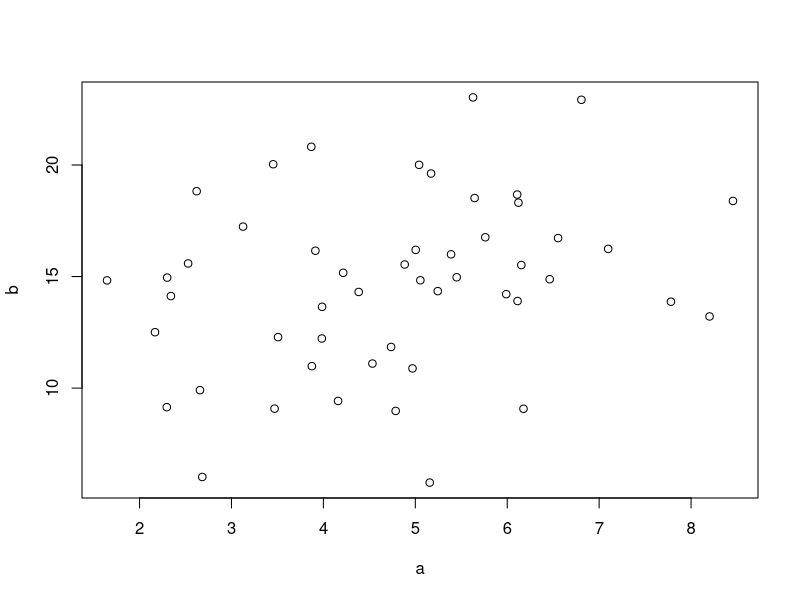
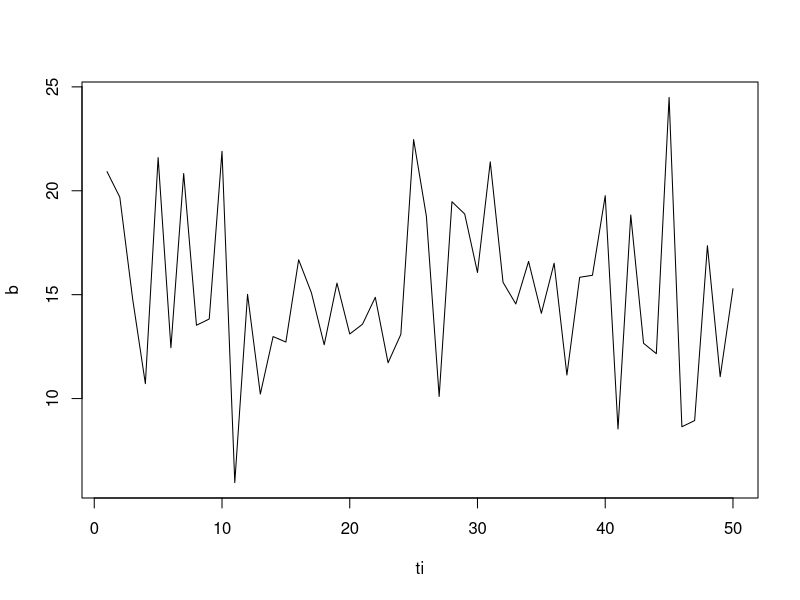
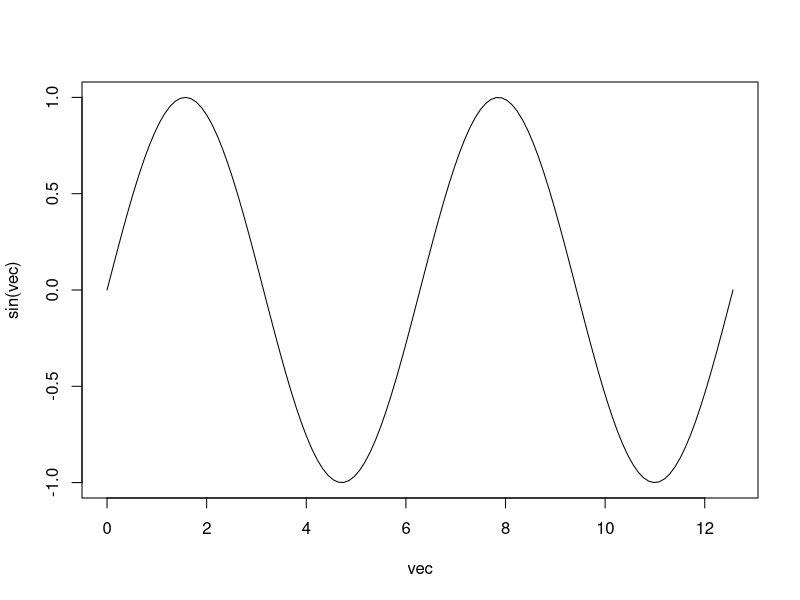
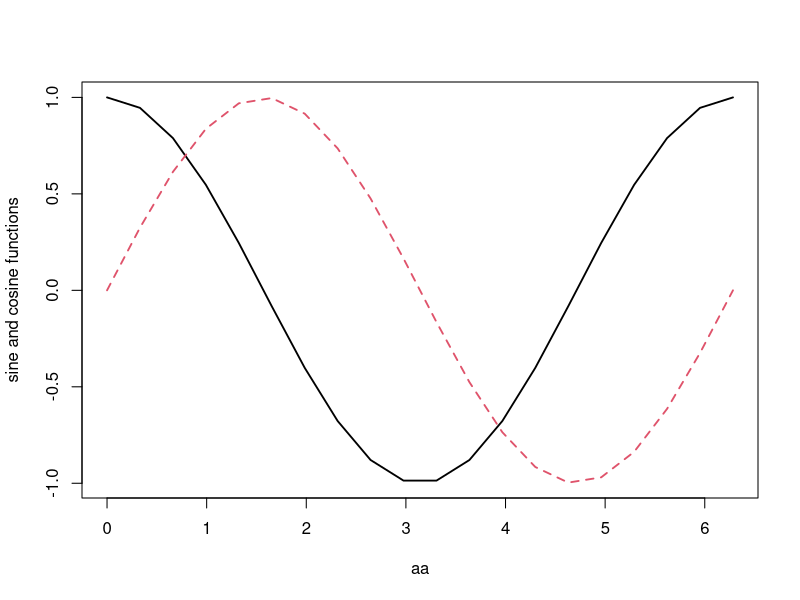
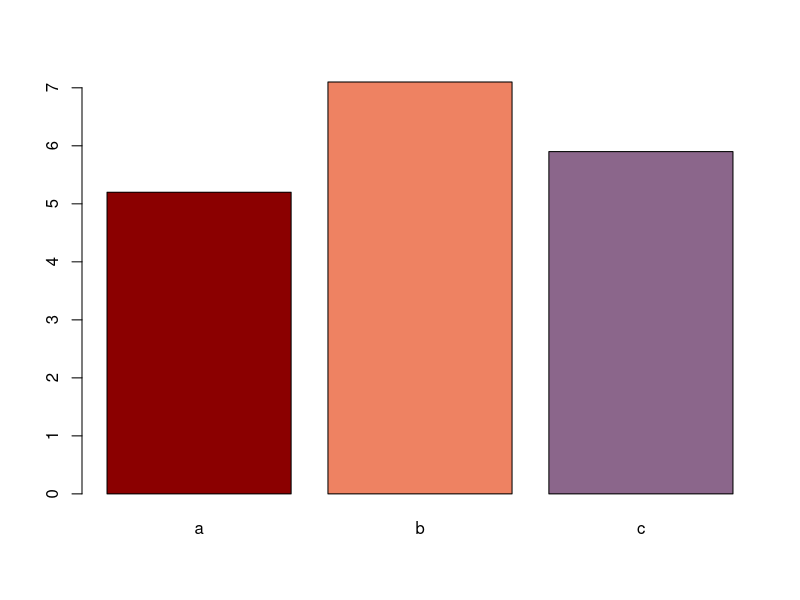
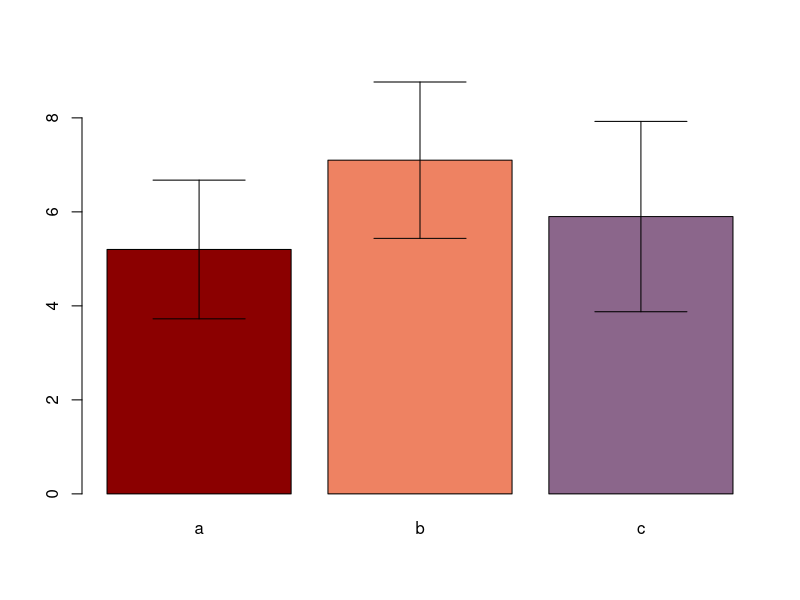
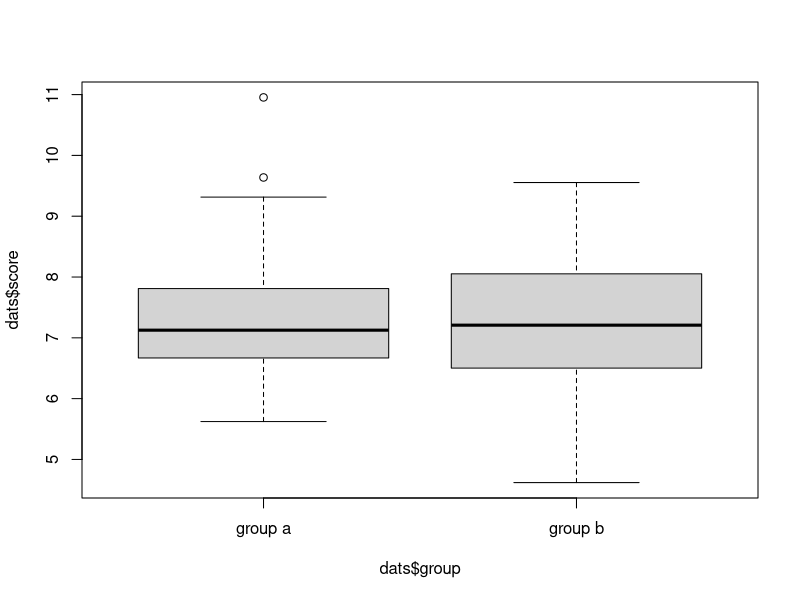
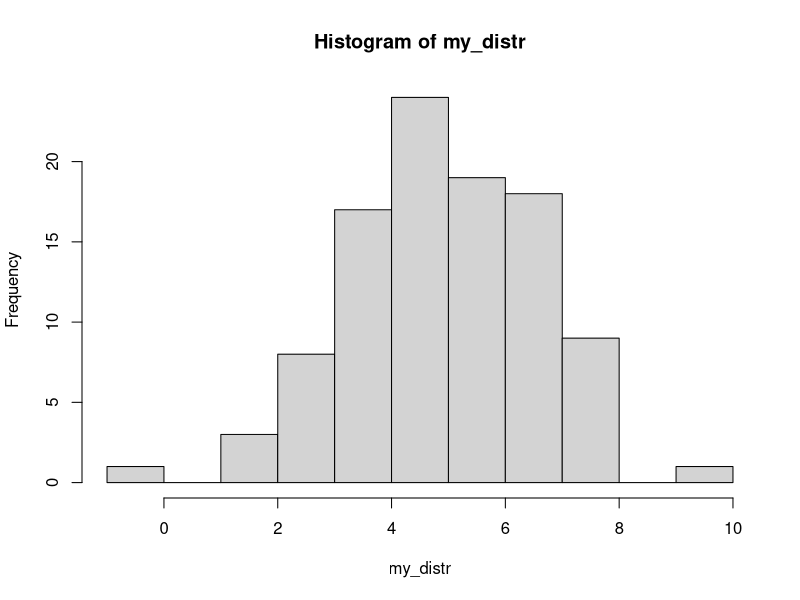

The R script that drew these images, in order:
## ---- chunk 1
knitr::opts_chunk$set(fig.width=3.4, fig.height=3.4)
## ---- chunk 2
  a = rnorm(5, 1.6, n=50)
  b = rnorm(15, 4.3, n=50)
## ---- chunk 3
plot(x=a, y=b) ## or for short plot(a, b)
## ---- chunk 4
ti=1:50
b=rnorm(15,4.3,n=50)
plot(ti, b, type='l')
## ---- chunk 5
vec = seq(from=0, to=4*pi, length=120)
plot(vec,sin(vec), type="l")
## ---- chunk 6
a= seq(from=0, to= 2*pi, length=20)
s = sin(a)
c = cos(a)
aa = cbind(a,a) #matrix of hor coord
cs = cbind(c,s) #matrix of vert coord
matplot(x=aa, y=cs, type="l", lwd=1.8, ylab="sine and cosine functions")
## ---- chunk 7
test = read.table("datasets/test.txt", header=TRUE)
## ---- chunk 8
test2 = stack(test)
## ---- chunk 9
head(test2, n=10)
## ---- chunk 10
test_means = tapply(X=test2$values, IND=test2$ind, FUN=mean)
test_sd = tapply(X=test2$values, IND=test2$ind, FUN=sd)
## ---- chunk 11
barplot(test_means, col=c("darkred","salmon2","plum4"))
## ---- chunk 12
library(gplots)
## ---- chunk 13
upper = test_means + (test_sd)
lower = test_means - (test_sd)
## ---- chunk 14
barplot2(test_means,col=c("darkred","salmon2","plum4"),
         plot.ci=TRUE,ci.u=upper,ci.l=lower)
## ---- chunk 15
dats = read.table("datasets/boxplot1.txt", header=TRUE)
boxplot(dats$score~dats$group, names=c("group a", "group b"))
## ---- chunk 16
my_distr = rnorm(100, 5, 1.7)
hist(my_distr)
## ---- chunk 17
stripchart(dats$score~dats$group, method="jitter",
           jitter=0.1, pch=1, vertical=TRUE)
## ---- chunk 18
dats = read.table('datasets/direrr_all.txt', header=T)
levels(dats$congr)[1] = 'c - congruent'
levels(dats$congr)[2] = 'a - inc. goal-directed'
levels(dats$congr)[3] = 'b - inc. no-goal-directed'

interaction.plot(dats$SOA,dats$congr,dats$errors,
                 ylab="Proportion of errors", xlab="SOA",
                 trace.label="Congruency",
                 lty=c("solid", "dashed", "dotdash"))
## ---- chunk 19
interaction.plot(dats$SOA,dats$congr,dats$errors,
                 ylab="Proportion of errors", xlab="SOA",
                 trace.label="Congruency",
                 lty=c("solid", "dashed", "dotdash"),
                 type="b",pch=c(0,15,17))
